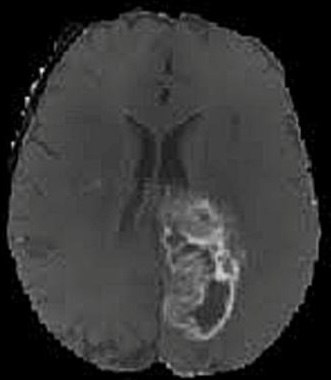
#> input picture sample/mri5.jpg, 331 x 380 px, found by its file name; its folder holds 6 pictures in this run
$ python test_image.py
#> lines starting #> are read from the running program, lines starting #| are printed output that depends on the picture
import cv2
import numpy as np
import os
from PIL import Image

def test_img(img_name):
#> called with img_name = 'mri5.jpg'
    path = f"/Users/athraamosawi/Documents/Hassan/tumor-detection-master/sample/{img_name}"
    img = Image.open(path).convert('L')
    gray = np.array(img)

    # Same as enhance_image
    denoised = cv2.fastNlMeansDenoising(gray, None, 10, 7, 21)
    clahe    = cv2.createCLAHE(clipLimit=2.0, tileGridSize=(8, 8))
    enhanced = clahe.apply(denoised)
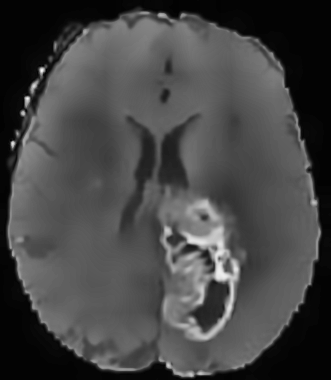
#> enhanced: shape (380, 331); min 1, max 248, mean 69.2

    max_int = int(np.max(enhanced))
#> max_int = 248
    print(f"{img_name} max intensity: {max_int}")
#| mri5.jpg max intensity: 248

    # How many pixels > 240, 225, 200
    for thresh in [240, 225, 200, 180, 150]:
        px = int(np.sum(enhanced > thresh))
        print(f"Threshold {thresh}: {px} pixels")
#> this loop made 5 passes
#> px on passes 1 to 5: 2, 94, 449, 1079, 2633
#| Threshold 240: 2 pixels
#| Threshold 225: 94 pixels
#| Threshold 200: 449 pixels
#| Threshold 180: 1079 pixels
#| Threshold 150: 2633 pixels

test_img('mri5.jpg')
test_img('xray.jpg')
#> call 2 of test_img, with img_name = 'xray.jpg'
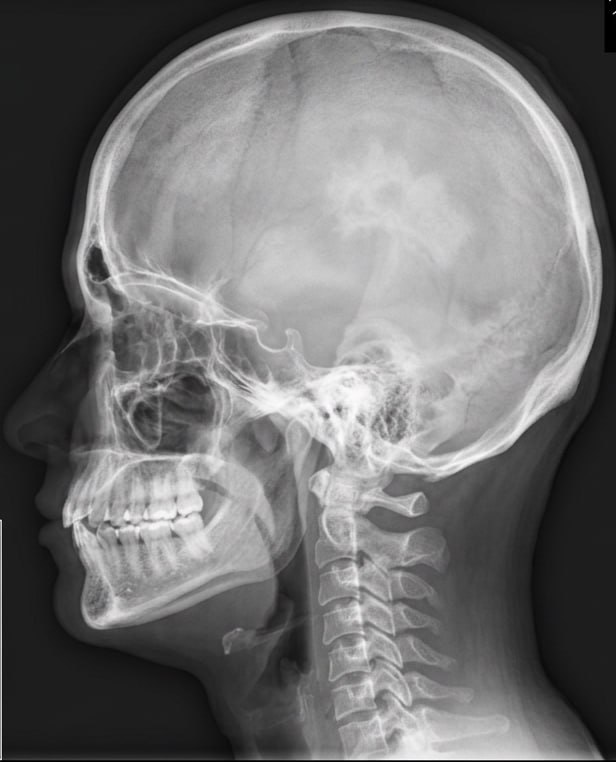
#> input picture sample/xray.jpg, 616 x 762 px, found by its file name
#> in test_img (call 2), `enhanced = clahe.apply(denoised)`:
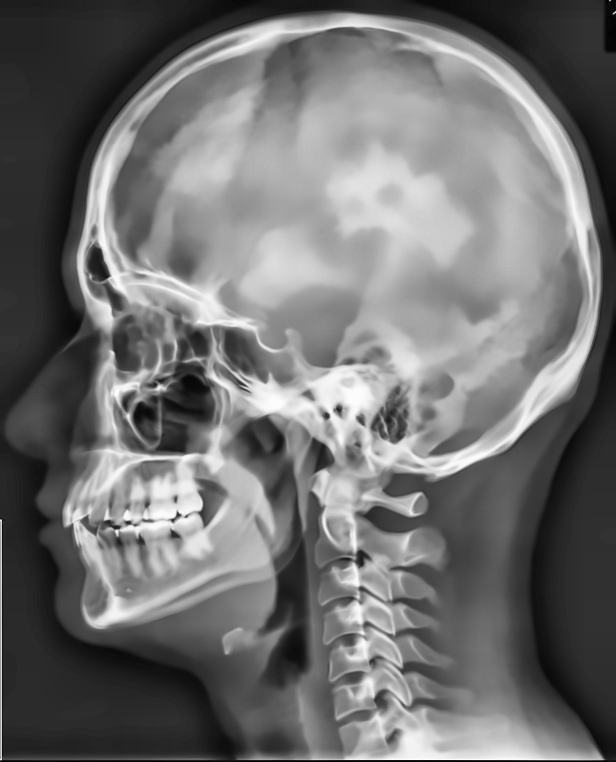
#> enhanced: shape (762, 616); min 0, max 254, mean 112.7
#> in test_img (call 2), `max_int = int(np.max(enhanced))`: max_int = 254
#| xray.jpg max intensity: 254
#> the loop in test_img (call 2), `for thresh in [240, 225, 200, 180, 150]:` made 5 passes
#> px on passes 1 to 5: 3740, 13330, 43717, 82584, 168003
#| Threshold 240: 3740 pixels
#| Threshold 225: 13330 pixels
#| Threshold 200: 43717 pixels
#| Threshold 180: 82584 pixels
#| Threshold 150: 168003 pixels
